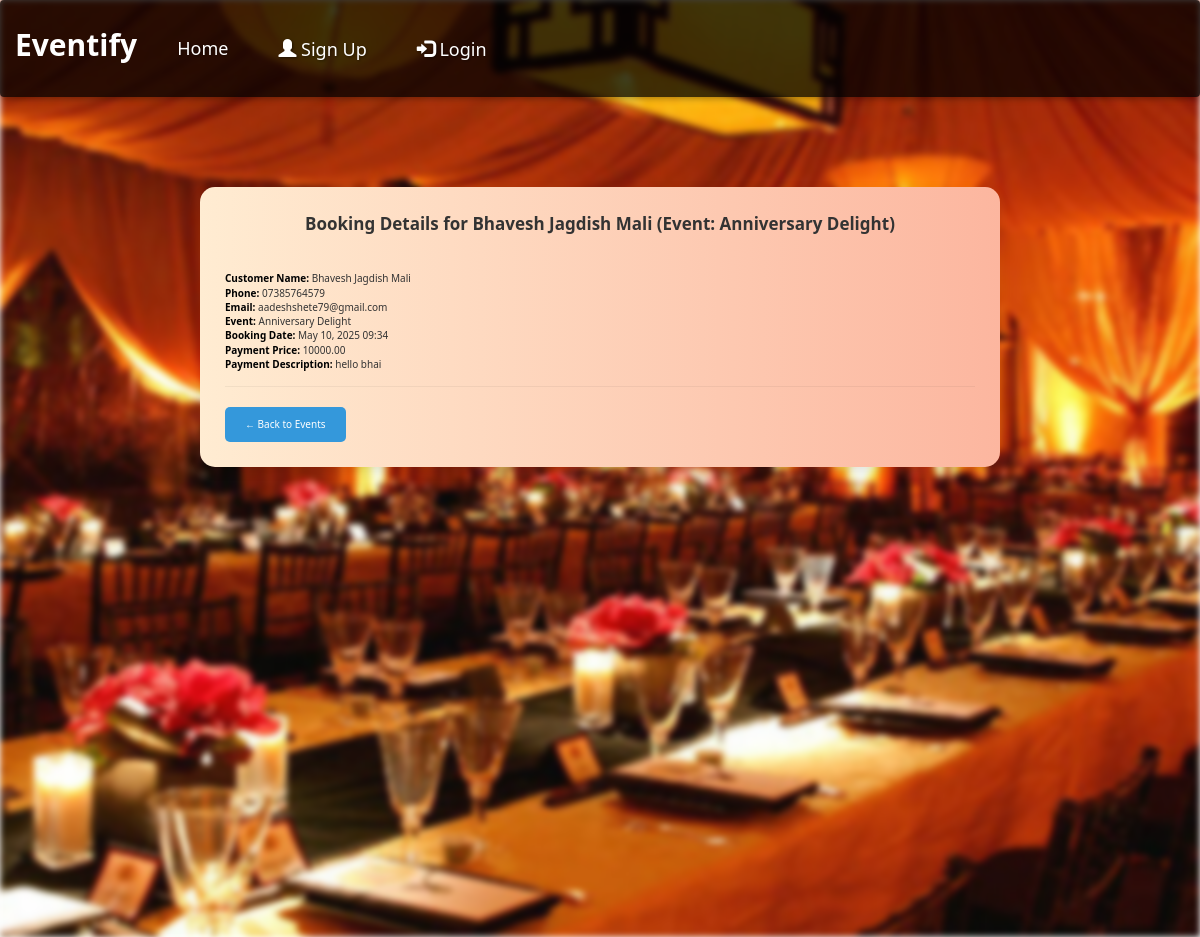
The app's page /booking/22/ with its own data.
### eventapp/models.py (models this page shows, shortened)
class Booking(models.Model):
    event = models.ForeignKey(Event, related_name='bookings', on_delete=models.CASCADE)
    name = models.CharField(max_length=200)
    email = models.EmailField()
    phone = models.CharField(max_length=15)
    payment_price = models.DecimalField(max_digits=10, decimal_places=2)
    payment_description = models.TextField()
    payment_method = models.CharField(max_length=50)
    booked_on = models.DateTimeField(auto_now_add=True)

class Event(models.Model):
    CATEGORY_CHOICES = [
        ('Occasions', 'Occasions'),
        ('Parties', 'Parties'),
        ('Functions', 'Functions'),
    ]
    img = models.ImageField(upload_to="pic")
    name = models.CharField(max_length=50)
    desc = models.CharField(max_length=50)
    category = models.CharField(max_length=20, choices=CATEGORY_CHOICES)
    price = models.DecimalField(max_digits=10, decimal_places=2, default=0.00)  # Fixed price for the event

### eventapp/views.py (the view)
# urls.py: path('booking/<int:pk>/', views.booking_detail, name='booking_detail'),
def booking_detail(request, pk):
    booking = get_object_or_404(Booking, pk=pk)
    return render(request, 'booking_detail.html', {'booking': booking})

### template/booking_detail.html (shortened to what this page needs)
{% extends 'base.html' %}
{% block content %}
<section class="booking-detail-section">
    <div class="container">
        <div class="booking-card">
            <div class="booking-header">
                Booking Details for {{ booking.name }} (Event: {{ booking.event.name }})
            </div>
            <div class="booking-info">
                <strong>Customer Name:</strong> {{ booking.name }}<br>
                <strong>Phone:</strong> {{ booking.phone }}<br>
                <strong>Email:</strong> {{ booking.email }}<br>
                <strong>Event:</strong> {{ booking.event.name }}<br>
                <strong>Booking Date:</strong> {{ booking.booked_on|date:"M d, Y H:i" }}<br>
                <strong>Payment Price:</strong> {{ booking.payment_price }}<br>
                <strong>Payment Description:</strong> {{ booking.payment_description }}
            </div>
            <a href="{% url 'event_booking_list' %}" class="back-btn">← Back to Events</a>
        </div>
    </div>
</section>
{% endblock %}

### records on screen
Booking: name "Bhavesh Jagdish Mali", event.name "Anniversary Delight", phone "07385764579", email "aadeshshete79@gmail.com", booked_on "May 10, 2025 09:34", payment_price "10000.00", payment_description "hello bhai"
